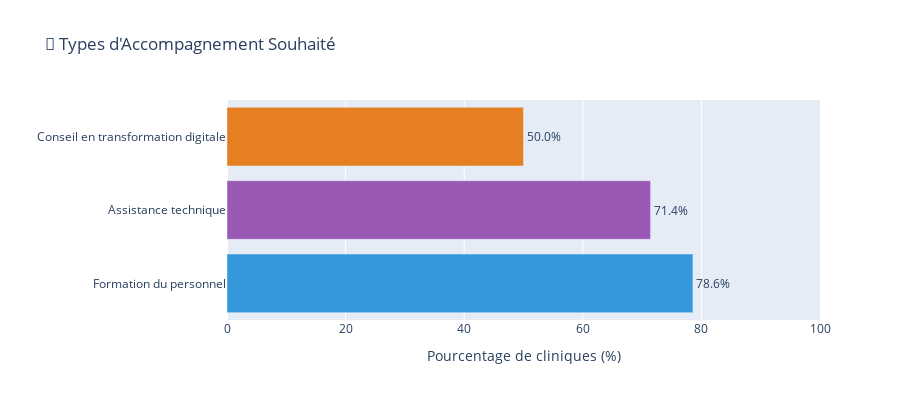

Write notebook code for a chart like this one.
### Code cell
# Visualisation de l'accompagnement souhaité
fig = go.Figure(data=[
    go.Bar(
        x=df_support['Pourcentage'],
        y=df_support['Accompagnement'],
        orientation='h',
        marker=dict(color=['#3498db', '#9b59b6', '#e67e22']),
        text=df_support['Pourcentage'].apply(lambda x: f'{x:.1f}%'),
        textposition='outside'
    )
])

fig.update_layout(
    title='🤝 Types d\'Accompagnement Souhaité',
    xaxis_title='Pourcentage de cliniques (%)',
    yaxis_title='',
    height=400,
    xaxis_range=[0, 100]
)

fig.write_html('reports/accompagnement_ia.html')
fig.show()

print("✅ Graphique sauvegardé: reports/accompagnement_ia.html")

### Figure 1 — Plotly figure (JSON) as saved in the notebook; plotly's stock layout.template omitted (floating-point values rounded to 4 significant figures)
{"data": [{"marker": {"color": ["#3498db", "#9b59b6", "#e67e22"]}, "orientation": "h", "text": ["78.6%", "71.4%", "50.0%"], "textposition": "outside", "type": "bar", "x": [78.57, 71.43, 50], "y": ["Formation du personnel", "Assistance technique", "Conseil en transformation digitale"]}], "layout": {"height": 400, "title": {"text": "🤝 Types d'Accompagnement Souhaité"}, "xaxis": {"range": [0, 100], "title": {"text": "Pourcentage de cliniques (%)"}}, "yaxis": {"title": {"text": ""}}}}
